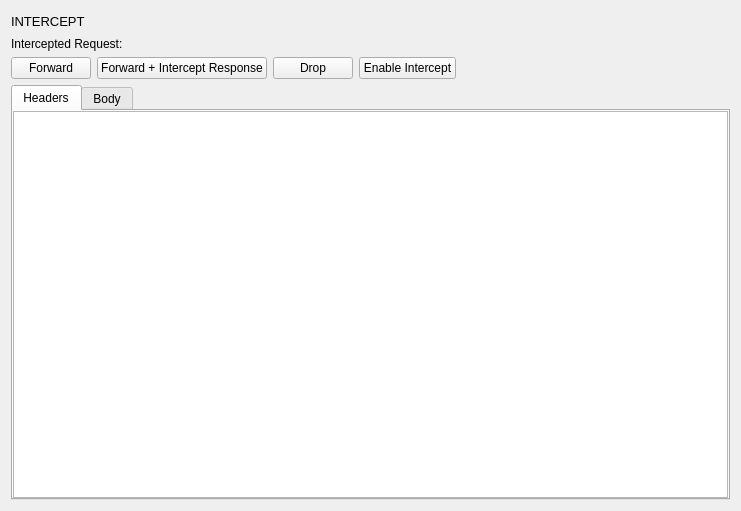
<?xml version="1.0" encoding="UTF-8"?>
<ui version="4.0">
 <class>InterceptPage</class>
 <widget class="QWidget" name="InterceptPage">
  <property name="geometry">
   <rect>
    <x>0</x>
    <y>0</y>
    <width>741</width>
    <height>511</height>
   </rect>
  </property>
  <property name="windowTitle">
   <string>Form</string>
  </property>
  <layout class="QVBoxLayout" name="verticalLayout_5">
   <item>
    <widget class="QWidget" name="crawlerToolbar" native="true">
      <property name="sizePolicy">
        <sizepolicy hsizetype="Preferred" vsizetype="Maximum">
        <horstretch>0</horstretch>
        <verstretch>0</verstretch>
        </sizepolicy>
      </property>
      <property name="maximumSize">
        <size>
        <width>16777215</width>
        <height>20</height>
        </size>
      </property>
      <layout class="QHBoxLayout" name="horizontalLayout">
        <property name="leftMargin">
        <number>0</number>
        </property>
        <property name="topMargin">
        <number>0</number>
        </property>
        <property name="rightMargin">
        <number>0</number>
        </property>
        <property name="bottomMargin">
        <number>0</number>
        </property>
        <item>
        <widget class="QLabel" name="label">
          <property name="font">
          <font>
            <pointsize>10</pointsize>
            <weight>50</weight>
            <bold>false</bold>
          </font>
          </property>
          <property name="text">
          <string>INTERCEPT</string>
          </property>
        </widget>
        </item>
        <item>
        <spacer name="horizontalSpacer">
          <property name="orientation">
          <enum>Qt::Horizontal</enum>
          </property>
          <property name="sizeType">
          <enum>QSizePolicy::Maximum</enum>
          </property>
          <property name="sizeHint" stdset="0">
          <size>
            <width>158</width>
            <height>20</height>
          </size>
          </property>
        </spacer>
        </item>
      </layout>
      </widget>
   </item>
   <item>
    <layout class="QVBoxLayout" name="verticalLayout_3">
     <item>
      <layout class="QVBoxLayout" name="verticalLayout_2">
       <item>
        <widget class="QLabel" name="interceptTitle">
         <property name="font">
          <font>
           <weight>50</weight>
           <bold>false</bold>
          </font>
         </property>
         <property name="text">
          <string>Intercepted Request:</string>
         </property>
        </widget>
       </item>
       <item>
        <layout class="QHBoxLayout" name="horizontalLayout">
         <item>
          <widget class="QPushButton" name="forwardButton">
           <property name="text">
            <string>Forward</string>
           </property>
          </widget>
         </item>
         <item>
          <widget class="QPushButton" name="forwardInterceptButton">
           <property name="text">
            <string>Forward + Intercept Response</string>
           </property>
          </widget>
         </item>
         <item>
          <widget class="QPushButton" name="dropButton">
           <property name="text">
            <string>Drop</string>
           </property>
          </widget>
         </item>
         <item>
          <widget class="QPushButton" name="enabledButton">
           <property name="text">
            <string>Enable Intercept</string>
           </property>
          </widget>
         </item>
         <item>
          <spacer name="horizontalSpacer">
           <property name="orientation">
            <enum>Qt::Horizontal</enum>
           </property>
           <property name="sizeHint" stdset="0">
            <size>
             <width>40</width>
             <height>20</height>
            </size>
           </property>
          </spacer>
         </item>
        </layout>
       </item>
      </layout>
     </item>
     <item>
      <widget class="QTabWidget" name="interceptTabs">
       <property name="sizePolicy">
        <sizepolicy hsizetype="Expanding" vsizetype="Expanding">
         <horstretch>0</horstretch>
         <verstretch>0</verstretch>
        </sizepolicy>
       </property>
       <property name="currentIndex">
        <number>0</number>
       </property>
       <widget class="QWidget" name="headersTab">
        <attribute name="title">
         <string>Headers</string>
        </attribute>
        <layout class="QVBoxLayout" name="verticalLayout_4">
         <property name="leftMargin">
          <number>0</number>
         </property>
         <property name="topMargin">
          <number>0</number>
         </property>
         <property name="rightMargin">
          <number>0</number>
         </property>
         <property name="bottomMargin">
          <number>0</number>
         </property>
         <item>
          <widget class="QPlainTextEdit" name="headersText"/>
         </item>
        </layout>
       </widget>
       <widget class="QWidget" name="bodyTab">
        <attribute name="title">
         <string>Body</string>
        </attribute>
        <layout class="QVBoxLayout" name="verticalLayout">
         <property name="spacing">
          <number>0</number>
         </property>
         <property name="leftMargin">
          <number>0</number>
         </property>
         <property name="topMargin">
          <number>0</number>
         </property>
         <property name="rightMargin">
          <number>0</number>
         </property>
         <property name="bottomMargin">
          <number>0</number>
         </property>
         <item>
          <widget class="QPlainTextEdit" name="bodyText"/>
         </item>
        </layout>
       </widget>
      </widget>
     </item>
    </layout>
   </item>
  </layout>
 </widget>
 <resources/>
 <connections/>
</ui>
